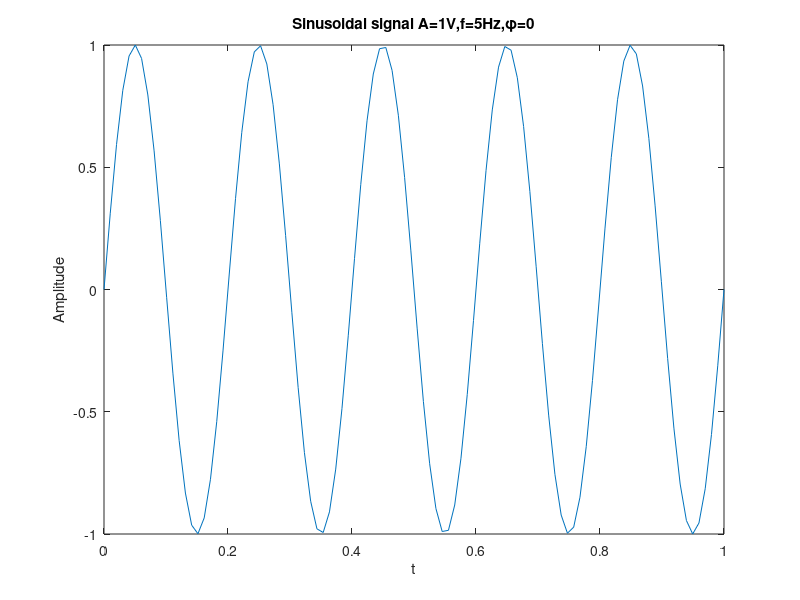

Source code (MATLAB):
%To generate sinusoidal signal
clc
clear all
close all
%Specify the parameters of the sine wave
t=linspace(0,1,100)
A=1;
f=5;
phi=0;
x=A*sin(2*pi*f*t+phi);
plot(t,x),xlabel('t'),ylabel('Amplitude'),title(['Sinusoidal signal' ' A=',num2str(A),'V',',f=',num2str(f),'Hz',',\phi=',num2str(phi)]);
